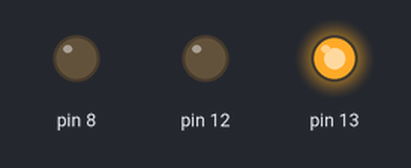
Bench run of a sketch on a simulated Arduino Uno, built with avr-gcc and run on an emulated ATmega328P. On the bench: output pins drawn as LEDs (lit = HIGH).

Above: at 0.05 s.
At 0.75 s:
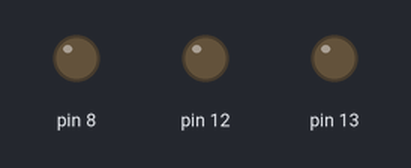
At 1.45 s:
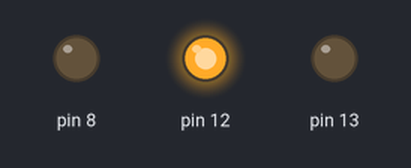
At 2.85 s:
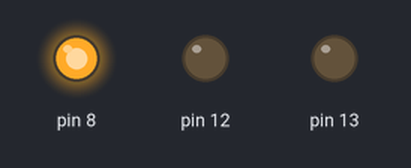
Timing chart, 0 to 3.1 s (numbered marks = the images above):
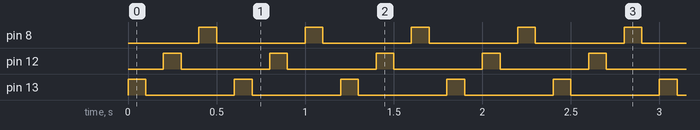

The sketch:

pratical_8_part_a.ino
```cpp
void setup()
{
  pinMode(13, OUTPUT);
   pinMode(12, OUTPUT);
   pinMode(8, OUTPUT);
}

void loop()
{
  digitalWrite(13, HIGH);
  delay(100); // Wait for 1000 millisecond(s)
  digitalWrite(13, LOW);
  delay(100); // Wait for 1000 millisecond(s)
  digitalWrite(12, HIGH);
  delay(100); // Wait for 1000 millisecond(s)
  digitalWrite(12, LOW);
  delay(100);
  digitalWrite(8, HIGH);
  delay(100); // Wait for 1000 millisecond(s)
  digitalWrite(8, LOW);
  delay(100);
}
```

Measured:
- by itself, pin 8, pin 12, pin 13: alternates HIGH for 0.10 s and LOW for 0.50 s
